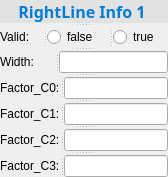
       <widget class="QSplitter" name="splitter_151">
        <property name="orientation">
         <enum>Qt::Vertical</enum>
        </property>
        <widget class="QLabel" name="label_143">
         <property name="font">
          <font>
           <family>Microsoft YaHei</family>
           <pointsize>12</pointsize>
          </font>
         </property>
         <property name="styleSheet">
          <string notr="true">color:rgb(3, 124, 213);
background-color: rgb(226, 226, 227);</string>
         </property>
         <property name="frameShape">
          <enum>QFrame::Box</enum>
         </property>
         <property name="frameShadow">
          <enum>QFrame::Plain</enum>
         </property>
         <property name="lineWidth">
          <number>0</number>
         </property>
         <property name="text">
          <string>&lt;html&gt;&lt;head/&gt;&lt;body&gt;&lt;p&gt;&lt;span style=&quot; font-weight:600;&quot;&gt;RightLine Info 1 &lt;/span&gt;&lt;/p&gt;&lt;/body&gt;&lt;/html&gt;</string>
         </property>
         <property name="alignment">
          <set>Qt::AlignCenter</set>
         </property>
        </widget>
        <widget class="QSplitter" name="splitter_152">
         <property name="styleSheet">
          <string notr="true">font: 9pt &quot;Microsoft YaHei&quot;;</string>
         </property>
         <property name="orientation">
          <enum>Qt::Horizontal</enum>
         </property>
         <widget class="QLabel" name="label_144">
          <property name="styleSheet">
           <string notr="true">font: 9pt &quot;Microsoft YaHei&quot;;</string>
          </property>
          <property name="text">
           <string>Valid:  </string>
          </property>
         </widget>
         <widget class="QRadioButton" name="radioButton_104">
          <property name="sizePolicy">
           <sizepolicy hsizetype="Preferred" vsizetype="Preferred">
            <horstretch>0</horstretch>
            <verstretch>0</verstretch>
           </sizepolicy>
          </property>
          <property name="styleSheet">
           <string notr="true">font: 9pt &quot;Microsoft YaHei&quot;;</string>
          </property>
          <property name="text">
           <string>false</string>
          </property>
         </widget>
         <widget class="QRadioButton" name="radioButton_105">
          <property name="sizePolicy">
           <sizepolicy hsizetype="Preferred" vsizetype="Preferred">
            <horstretch>0</horstretch>
            <verstretch>0</verstretch>
           </sizepolicy>
          </property>
          <property name="styleSheet">
           <string notr="true">font: 9pt &quot;Microsoft YaHei&quot;;</string>
          </property>
          <property name="text">
           <string>true</string>
          </property>
         </widget>
        </widget>
        <widget class="QSplitter" name="splitter_153">
         <property name="styleSheet">
          <string notr="true">font: 9pt &quot;Microsoft YaHei&quot;;</string>
         </property>
         <property name="orientation">
          <enum>Qt::Horizontal</enum>
         </property>
         <widget class="QLabel" name="label_145">
          <property name="styleSheet">
           <string notr="true">font: 9pt &quot;Microsoft YaHei&quot;;</string>
          </property>
          <property name="text">
           <string>Width:      </string>
          </property>
         </widget>
         <widget class="QLineEdit" name="lineEdit_56">
          <property name="styleSheet">
           <string notr="true">font: 9pt &quot;Microsoft YaHei&quot;;</string>
          </property>
          <property name="text">
           <string/>
          </property>
          <property name="alignment">
           <set>Qt::AlignRight|Qt::AlignTrailing|Qt::AlignVCenter</set>
          </property>
         </widget>
        </widget>
        <widget class="QSplitter" name="splitter_154">
         <property name="styleSheet">
          <string notr="true">font: 9pt &quot;Microsoft YaHei&quot;;</string>
         </property>
         <property name="orientation">
          <enum>Qt::Horizontal</enum>
         </property>
         <widget class="QLabel" name="label_146">
          <property name="styleSheet">
           <string notr="true">font: 9pt &quot;Microsoft YaHei&quot;;</string>
          </property>
          <property name="text">
           <string>Factor_C0:</string>
          </property>
         </widget>
         <widget class="QLineEdit" name="lineEdit_57">
          <property name="styleSheet">
           <string notr="true">font: 9pt &quot;Microsoft YaHei&quot;;</string>
          </property>
          <property name="text">
           <string/>
          </property>
          <property name="alignment">
           <set>Qt::AlignRight|Qt::AlignTrailing|Qt::AlignVCenter</set>
          </property>
         </widget>
        </widget>
        <widget class="QSplitter" name="splitter_155">
         <property name="styleSheet">
          <string notr="true">font: 9pt &quot;Microsoft YaHei&quot;;</string>
         </property>
         <property name="orientation">
          <enum>Qt::Horizontal</enum>
         </property>
         <widget class="QLabel" name="label_147">
          <property name="styleSheet">
           <string notr="true">font: 9pt &quot;Microsoft YaHei&quot;;</string>
          </property>
          <property name="text">
           <string>Factor_C1:</string>
          </property>
         </widget>
         <widget class="QLineEdit" name="lineEdit_58">
          <property name="styleSheet">
           <string notr="true">font: 9pt &quot;Microsoft YaHei&quot;;</string>
          </property>
          <property name="text">
           <string/>
          </property>
          <property name="alignment">
           <set>Qt::AlignRight|Qt::AlignTrailing|Qt::AlignVCenter</set>
          </property>
         </widget>
        </widget>
        <widget class="QSplitter" name="splitter_156">
         <property name="styleSheet">
          <string notr="true">font: 9pt &quot;Microsoft YaHei&quot;;</string>
         </property>
         <property name="orientation">
          <enum>Qt::Horizontal</enum>
         </property>
         <widget class="QLabel" name="label_148">
          <property name="styleSheet">
           <string notr="true">font: 9pt &quot;Microsoft YaHei&quot;;</string>
          </property>
          <property name="text">
           <string>Factor_C2:</string>
          </property>
         </widget>
         <widget class="QLineEdit" name="lineEdit_59">
          <property name="styleSheet">
           <string notr="true">font: 9pt &quot;Microsoft YaHei&quot;;</string>
          </property>
          <property name="text">
           <string/>
          </property>
          <property name="alignment">
           <set>Qt::AlignRight|Qt::AlignTrailing|Qt::AlignVCenter</set>
          </property>
         </widget>
        </widget>
        <widget class="QSplitter" name="splitter_157">
         <property name="styleSheet">
          <string notr="true">font: 9pt &quot;Microsoft YaHei&quot;;</string>
         </property>
         <property name="orientation">
          <enum>Qt::Horizontal</enum>
         </property>
         <widget class="QLabel" name="label_149">
          <property name="styleSheet">
           <string notr="true">font: 9pt &quot;Microsoft YaHei&quot;;</string>
          </property>
          <property name="text">
           <string>Factor_C3:</string>
          </property>
         </widget>
         <widget class="QLineEdit" name="lineEdit_60">
          <property name="styleSheet">
           <string notr="true">font: 9pt &quot;Microsoft YaHei&quot;;</string>
          </property>
          <property name="text">
           <string/>
          </property>
          <property name="alignment">
           <set>Qt::AlignRight|Qt::AlignTrailing|Qt::AlignVCenter</set>
          </property>
         </widget>
        </widget>
       </widget>
